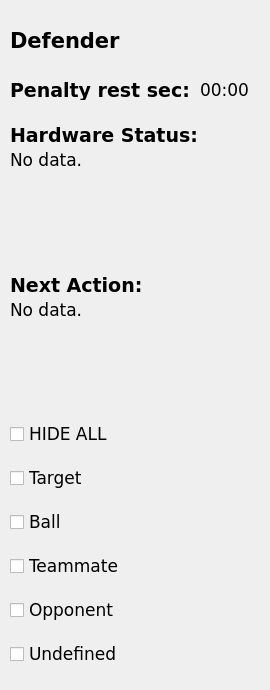
     <widget class="QWidget" name="tab3">
      <property name="font">
       <font>
        <family>verdana</family>
        <pointsize>13</pointsize>
       </font>
      </property>
      <property name="styleSheet">
       <string notr="true"/>
      </property>
      <attribute name="title">
       <string>Robo3</string>
      </attribute>
      <widget class="QLabel" name="role3">
       <property name="geometry">
        <rect>
         <x>10</x>
         <y>30</y>
         <width>241</width>
         <height>21</height>
        </rect>
       </property>
       <property name="font">
        <font>
         <family>verdana</family>
         <pointsize>16</pointsize>
         <weight>75</weight>
         <bold>true</bold>
        </font>
       </property>
       <property name="text">
        <string>Defender</string>
       </property>
      </widget>
      <widget class="QLabel" name="penalty3">
       <property name="geometry">
        <rect>
         <x>200</x>
         <y>80</y>
         <width>61</width>
         <height>21</height>
        </rect>
       </property>
       <property name="font">
        <font>
         <family>verdana</family>
         <pointsize>13</pointsize>
        </font>
       </property>
       <property name="text">
        <string>00:00</string>
       </property>
      </widget>
      <widget class="QLabel" name="hardwarestatus3">
       <property name="geometry">
        <rect>
         <x>10</x>
         <y>150</y>
         <width>241</width>
         <height>121</height>
        </rect>
       </property>
       <property name="font">
        <font>
         <family>verdana</family>
         <pointsize>13</pointsize>
        </font>
       </property>
       <property name="text">
        <string>No data.</string>
       </property>
       <property name="alignment">
        <set>Qt::AlignLeading|Qt::AlignLeft|Qt::AlignTop</set>
       </property>
       <property name="wordWrap">
        <bool>true</bool>
       </property>
      </widget>
      <widget class="QLabel" name="action3">
       <property name="geometry">
        <rect>
         <x>10</x>
         <y>300</y>
         <width>251</width>
         <height>101</height>
        </rect>
       </property>
       <property name="font">
        <font>
         <family>verdana</family>
         <pointsize>13</pointsize>
         <italic>false</italic>
        </font>
       </property>
       <property name="text">
        <string>No data.</string>
       </property>
       <property name="alignment">
        <set>Qt::AlignLeading|Qt::AlignLeft|Qt::AlignTop</set>
       </property>
       <property name="wordWrap">
        <bool>true</bool>
       </property>
      </widget>
      <widget class="QWidget" name="activity3" native="true">
       <property name="geometry">
        <rect>
         <x>220</x>
         <y>30</y>
         <width>21</width>
         <height>21</height>
        </rect>
       </property>
      </widget>
      <widget class="QWidget" name="gridLayoutWidget_3">
       <property name="geometry">
        <rect>
         <x>10</x>
         <y>410</y>
         <width>241</width>
         <height>271</height>
        </rect>
       </property>
       <layout class="QGridLayout" name="gridLayout_3">
        <item row="3" column="0">
         <widget class="QCheckBox" name="checkTeammate_3">
          <property name="font">
           <font>
            <family>verdana</family>
            <pointsize>13</pointsize>
           </font>
          </property>
          <property name="text">
           <string>Teammate</string>
          </property>
         </widget>
        </item>
        <item row="1" column="0">
         <widget class="QCheckBox" name="checkTarget_3">
          <property name="font">
           <font>
            <family>verdana</family>
            <pointsize>13</pointsize>
           </font>
          </property>
          <property name="text">
           <string>Target</string>
          </property>
         </widget>
        </item>
        <item row="0" column="0">
         <widget class="QCheckBox" name="checkHideAll_3">
          <property name="font">
           <font>
            <family>verdana</family>
            <pointsize>13</pointsize>
           </font>
          </property>
          <property name="text">
           <string>HIDE ALL</string>
          </property>
         </widget>
        </item>
        <item row="4" column="0">
         <widget class="QCheckBox" name="checkOpponent_3">
          <property name="font">
           <font>
            <family>verdana</family>
            <pointsize>13</pointsize>
           </font>
          </property>
          <property name="text">
           <string>Opponent</string>
          </property>
         </widget>
        </item>
        <item row="2" column="0">
         <widget class="QCheckBox" name="checkBall_3">
          <property name="font">
           <font>
            <family>verdana</family>
            <pointsize>13</pointsize>
           </font>
          </property>
          <property name="text">
           <string>Ball</string>
          </property>
         </widget>
        </item>
        <item row="5" column="0">
         <widget class="QCheckBox" name="checkUndef_3">
          <property name="font">
           <font>
            <family>verdana</family>
            <pointsize>13</pointsize>
           </font>
          </property>
          <property name="text">
           <string>Undefined</string>
          </property>
         </widget>
        </item>
       </layout>
      </widget>
      <widget class="QWidget" name="activityRed3" native="true">
       <property name="geometry">
        <rect>
         <x>220</x>
         <y>30</y>
         <width>21</width>
         <height>21</height>
        </rect>
       </property>
      </widget>
      <widget class="QLabel" name="label_7">
       <property name="geometry">
        <rect>
         <x>10</x>
         <y>270</y>
         <width>161</width>
         <height>31</height>
        </rect>
       </property>
       <property name="font">
        <font>
         <family>verdana</family>
         <pointsize>14</pointsize>
         <weight>75</weight>
         <bold>true</bold>
        </font>
       </property>
       <property name="text">
        <string>Next Action:</string>
       </property>
      </widget>
      <widget class="QLabel" name="label_8">
       <property name="geometry">
        <rect>
         <x>10</x>
         <y>120</y>
         <width>221</width>
         <height>31</height>
        </rect>
       </property>
       <property name="font">
        <font>
         <family>verdana</family>
         <pointsize>14</pointsize>
         <weight>75</weight>
         <bold>true</bold>
        </font>
       </property>
       <property name="text">
        <string>Hardware Status:</string>
       </property>
      </widget>
      <widget class="QLabel" name="label_9">
       <property name="geometry">
        <rect>
         <x>10</x>
         <y>80</y>
         <width>181</width>
         <height>20</height>
        </rect>
       </property>
       <property name="font">
        <font>
         <family>verdana</family>
         <pointsize>14</pointsize>
         <weight>75</weight>
         <bold>true</bold>
        </font>
       </property>
       <property name="text">
        <string>Penalty rest sec:</string>
       </property>
      </widget>
     </widget>
